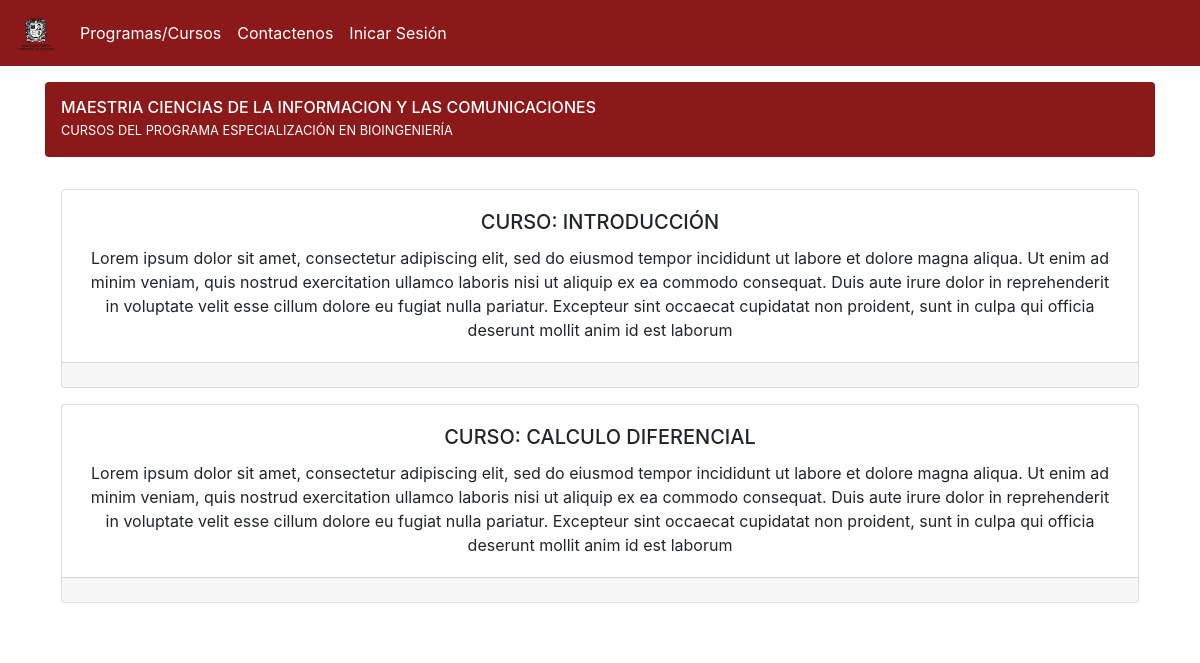
The page /detalle-programa/1/ on the database its author committed.
### web/models.py (models this page shows, shortened)
class Programa(models.Model):
    codigo = models.CharField(
        max_length = 30,
        verbose_name = 'Código',
        )
    nombre = models.CharField(
        max_length = 250,
        verbose_name = 'Nombre del programa',
        )
    descripcion = models.TextField(
        verbose_name=u'Descripción del programa',
        )
    activo = models.BooleanField(
        default = True,
        verbose_name = u'Activo',
    )
    snies = models.CharField(
        max_length = 250,
        verbose_name = 'SNIES del programa',
        )
    direccion = models.CharField(
        max_length = 250,
        verbose_name = 'Dirección del programa',
        )
    email = models.CharField(
        max_length = 250,
        verbose_name = 'Email del programa',
        )
    imagen = models.ImageField(
        verbose_name=u'Imagen del programa',
        upload_to='imagenes_programas/',
        max_length=255,
        help_text='80x80',
        null = True,
    )
    telefono = models.CharField(
        max_length = 250,
        verbose_name = 'Teléfono del programa',
        )
    duracion = models.IntegerField(
        verbose_name = u'Duración',
    )
    cordinador = models.ForeignKey(
        'Usuario',
        verbose_name = 'Coordinador',
        on_delete=models.CASCADE
        )
    facultad = models.ForeignKey(
        'Facultad',
        blank = True,
        null = True,
        verbose_name = 'Facultad',
        on_delete=models.CASCADE
        )
    modalidad = models.ForeignKey(
        'Modalidad',
        blank = True,
        null = True,
        verbose_name = 'Modalidad',
        on_delete=models.CASCADE
        )
    jornada = models.ForeignKey(
        'Jornada',
        blank = True,
        null = True,
        verbose_name = 'Jornada',
        on_delete=models.CASCADE
        )
    plan_estudio = models.FileField(
        upload_to='./planes',
        verbose_name=u'Plan de estudio',
        )
    cursos = models.ManyToManyField(
        'Curso',
        verbose_name=u'Cursos del programa'
        )
    class Meta:
        verbose_name = u'Programa'
        verbose_name_plural = u'Programas'

class Curso(models.Model):
    codigo = models.CharField(
        max_length = 30,
        verbose_name = 'Código',
        )
    nombre = models.CharField(
        max_length = 250,
        verbose_name = 'Nombre del curso',
        )
    descripcion = models.TextField(
        verbose_name=u'Descripción del curso',
        )
    profesor = models.ForeignKey(
        'Usuario',
        blank = True,
        null = True,
        verbose_name = 'Profesor',
        on_delete=models.CASCADE
        )
    semestre = models.IntegerField(
        verbose_name = u'Semestre',
    )
    contenido_pdf = models.FileField(
        upload_to='./contenidos',
        verbose_name=u'Contenido del curso PDF',
        )
    curso_pre = models.ForeignKey(
        'self',
        blank = True,
        null = True,
        verbose_name = 'Curso Pre-requisito',
        on_delete=models.CASCADE
        )
    num_estudiantes = models.IntegerField(
        verbose_name = u'Número de estudiantes inscritos',
    )
    class Meta:
        verbose_name = u'Curso'
        verbose_name_plural = u'Cursos'

### web/views.py (the view)
# urls.py: url(r'^detalle-programa/(?P<id>\d+)/$',views.detalle_programa.as_view(), name = 'detalle_programa'),
class detalle_programa(View):
    def get(self, request, id):
        programa = Programa.objects.filter(id = id)
        nop = False
        noc = False
        insc = False
        fin = False
        maxc = False
        if 'nop' in request.session:
            nop = request.session['nop']
            request.session['nop'] = False
        if 'noc' in request.session:
            noc = request.session['noc']
            request.session['noc'] = False
        if 'insc' in request.session:
            insc = request.session['insc']
            request.session['insc'] = False
        if 'fin' in request.session:
            fin = request.session['fin']
            request.session['fin'] = False
        if 'maxc' in request.session:
            maxc = request.session['maxc']
            request.session['maxc'] = False
        if len(programa) > 0:
            context = {'cursos':programa[0].cursos.all(), 'programa':programa[0], 'nop': nop, 'noc':noc, 'fin':fin,'insc':insc, 'maxc':maxc}
        else:
            context = ""
        return render(request, 'detalle-programa.html', context)

### web/templates/detalle-programa.html (shortened to what this page needs)
{% extends "base-web.html" %}
{% load static %}
{% block content %}
<main role="main" class="container">
    <div class="d-flex align-items-center p-3 my-3 text-white bg-purple rounded box-shadow bg-principal">
        <div class="lh-100">
            <h6 class="mb-0 lh-100">MAESTRIA CIENCIAS DE LA INFORMACION Y LAS COMUNICACIONES</h6>
            <small>CURSOS DEL PROGRAMA {{ programa.nombre|upper }}</small>
        </div>
    </div>
    <div class="my-3 p-3 bg-white rounded box-shadow">
        {% for curso in cursos %}
        <div class="card text-center mb-3">
            <div class="card-body">
                <h5 class="card-title">CURSO: {{ curso.nombre|upper }}</h5>
                <p class="card-text">{{ curso.descripcion }}</p>
            </div>
            <div class="card-footer text-muted">
            </div>
        </div>
        {% endfor %}
    </div>
</main>
{% endblock %}

### web/static/css/base.css (style rules this page uses)
.bg-principal { background-color: #8C1919; }

### rows shown on the page
Programa: nombre "ESPECIALIZACIÓN EN BIOINGENIERÍA"
Curso: nombre "INTRODUCCIÓN", descripcion "Lorem ipsum dolor sit amet, consectetur adipiscing elit, sed do eiusmod tempor incididunt ut labore et dolore magna aliqua. Ut enim ad minim veniam, quis nostrud exercitation ullamco laboris nisi ut aliquip ex ea commodo consequat. Duis aute irure dolor in reprehenderit in voluptate velit esse cillum dolore eu fugiat nulla pariatur. Excepteur sint occaecat cupidatat non proident, sunt in culpa qui officia deserunt mollit anim id est laborum"
Curso: nombre "CALCULO DIFERENCIAL", descripcion "Lorem ipsum dolor sit amet, consectetur adipiscing elit, sed do eiusmod tempor incididunt ut labore et dolore magna aliqua. Ut enim ad minim veniam, quis nostrud exercitation ullamco laboris nisi ut aliquip ex ea commodo consequat. Duis aute irure dolor in reprehenderit in voluptate velit esse cillum dolore eu fugiat nulla pariatur. Excepteur sint occaecat cupidatat non proident, sunt in culpa qui officia deserunt mollit anim id est laborum"
